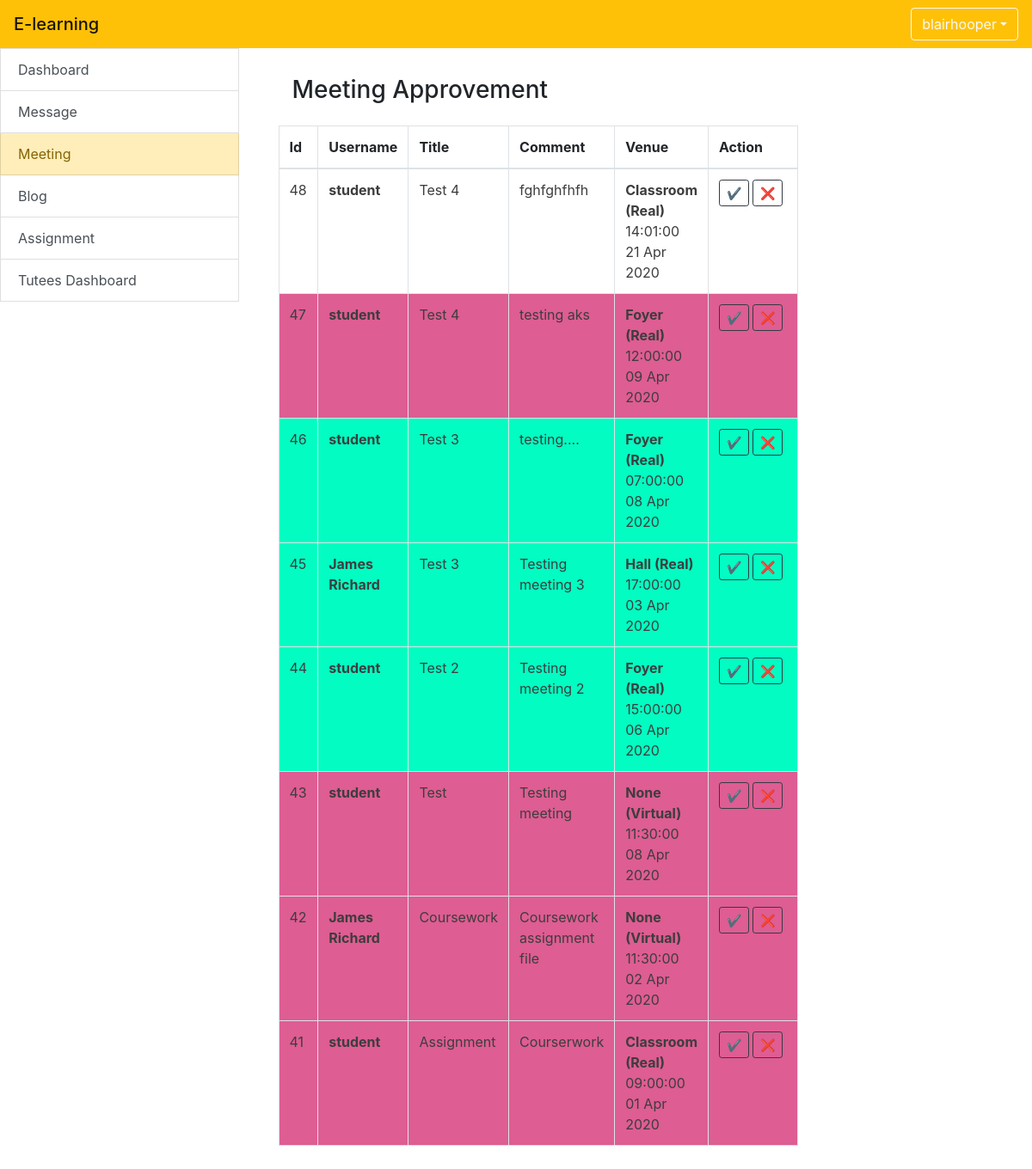
The app's page /Student_uploads.php (signed in) with its own data.
### tables this page shows
CREATE TABLE `appointment` (
  `appointment_id` int(11) NOT NULL,
  `username` varchar(50) NOT NULL,
  `title` varchar(50) NOT NULL,
  `date` date NOT NULL,
  `time` time NOT NULL DEFAULT current_timestamp(),
  `type` varchar(30) NOT NULL,
  `venue` varchar(50) NOT NULL,
  `comment` text NOT NULL,
  `status` varchar(50) NOT NULL DEFAULT 'pending'
);

### include/function.php (called while the page is built, shortened)
<?php
include_once 'database.php';
function query($sql) {
  global $connection;
  return mysqli_query($connection, $sql);
}
function fetch_array($result){
  return mysqli_fetch_array($result);
}
 ?>

### Student_uploads.php (the view, shortened to what this page needs)
<?php
include 'include/header.php';
?>
<div class="container-fluid row">
	<div class="list-group col-3">
		<?php include 'include/sidebar.php'; ?>
	</div>
			<div class="col-9 row p-3 mx-auto">
				<div class="col-lg-9">
					<h3 class="p-3">Meeting Approvement</h3>
<div class="overflow-auto mx-auto">
<table class="table table-bordered table-hover overflow-auto">
    <thead>
        <tr>
            <th>Id</th>
            <th>Username</th>
            <th>Title</th>
            <th>Comment</th>
            <th>Venue</th>
            <th>Action</th>
        </tr>
    </thead>
    <tbody>
<?php
$query = query("SELECT * FROM appointment ORDER BY appointment_id DESC");
    while ($row = fetch_array($query)) {
    $appointment_id = $row['appointment_id'];
    $username = $row['username'];
    $title = $row['title'];
    $comment = $row['comment'];
	$type = $row['type'];
    $venue = $row['venue'];
    $time = $row['time'];
    $date = $row['date'];
    $date = strtotime($date);
    $date = date('d M Y', $date);
    $status = $row['status'];
if($status == 'Approved'){
    echo '<tr style="background-color:#03fcc2">';
}elseif($status == 'Disapproved'){
    echo '<tr style="background-color:#de5d93">';
}
else{
    echo '<tr>';
}
echo "<td>$appointment_id</td>";
echo "<td><b>$username<b></td>";
echo "<td>$title</td>";
echo "<td>$comment</td>";
echo "<td><b>$venue ($type)</b><br> $time <br> $date</td>";
echo "<td style='width: 110px'><div class='row mx-auto'><a href='lecture_meeting.php?approve=$appointment_id' class='btn btn-outline-dark btn-sm' onclick='check_approve()'>✔️</a>
<a href='lecture_meeting.php?disapprove=$appointment_id' class='btn btn-outline-dark btn-sm ml-1' onclick='check_disapprove()'>❌</a></div></td>";
echo "</tr>";
}
?>
    </tbody>
</table>
</div>
				</div>
			</div>
		</div>
	<?php
	include './include/footer.php';
	?>

### Student_uploads.php (style rules this page uses)
td { color: #3d3d3d; }

### records on screen
appointment: appointment_id "48", username "student", title "Test 4", comment "fghfghfhfh", venue "Classroom", type "Real", time "14:01:00", date "21 Apr 2020"
appointment: appointment_id "47", username "student", title "Test 4", comment "testing aks", venue "Foyer", type "Real", time "12:00:00", date "09 Apr 2020"
appointment: appointment_id "46", username "student", title "Test 3", comment "testing....", venue "Foyer", type "Real", time "07:00:00", date "08 Apr 2020"
appointment: appointment_id "45", username "James Richard", title "Test 3", comment "Testing meeting 3", venue "Hall", type "Real", time "17:00:00", date "03 Apr 2020"
appointment: appointment_id "44", username "student", title "Test 2", comment "Testing meeting 2", venue "Foyer", type "Real", time "15:00:00", date "06 Apr 2020"
appointment: appointment_id "43", username "student", title "Test", comment "Testing meeting", venue "None", type "Virtual", time "11:30:00", date "08 Apr 2020"
appointment: appointment_id "42", username "James Richard", title "Coursework", comment "Coursework assignment file", venue "None", type "Virtual", time "11:30:00", date "02 Apr 2020"
appointment: appointment_id "41", username "student", title "Assignment", comment "Courserwork", venue "Classroom", type "Real", time "09:00:00", date "01 Apr 2020"

### other values on screen
$_SESSION['username'] "blairhooper"
$value "Dashboard"
$value "Message"
$value "Meeting"
$value "Blog"
$value "Assignment"
$value "Tutees Dashboard"
